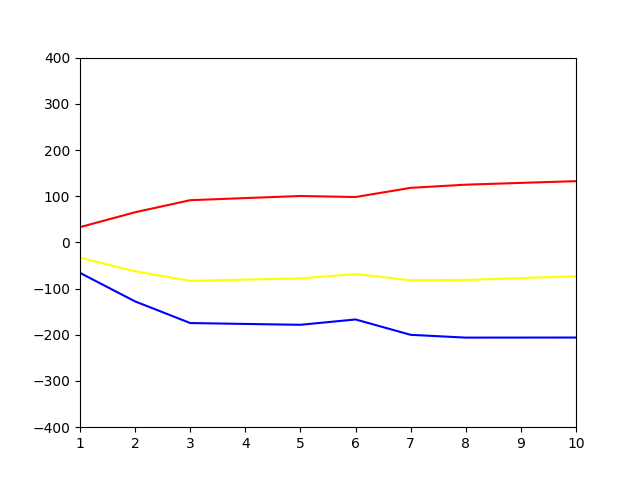

The Python source for this figure:
#jog onlyのシミュレーション
import math
import random
from turtle import color
import pandas as pd
import matplotlib.pyplot as plt
road=1.1
wether=1
day_length=10
au=[1.5,1.5,1.5,1,1,0,1,1,1,1]
x=list(range(1,11))
distance=[20,20,16.68,6,6,6,20,8.61,6,6]
trimp=[]
fig=[]
fit=[]
par=[]
for i in range(day_length):
  trimp.append(round(au[i]*distance[i]*road*wether,3))

fig.append(trimp[0]*2)
fit.append(trimp[0])
par.append(fit[0]-fig[0])
for i in range(1,day_length):
  fig.append(2*trimp[i]+fig[i-1]*math.exp(-1/15))
  fit.append(trimp[i]+fit[i-1]*math.exp(-1/45))
  par.append(fit[i]-fig[i])
for i in range(day_length):  
  fig[i]*=-1  


print(f'最終日:フィットネス={fit[-1]},疲労={fig[-1]},パフォーマンス={par[-1]}')

file_df=pd.DataFrame(zip(au,distance,fit,fig,par),columns=['au','distance','fitness','fatigue','performance'])
figure=plt.figure()
print(file_df)
file_df.to_excel('./sim9_continue.xlsx')
plt.plot(x,fit,color='red')
plt.plot(x,fig,color='blue')
plt.plot(x,par,color='yellow')
plt.xlim(1,day_length)
plt.ylim(-400,400)
plt.show()

figure.savefig("./sim9_continue.png")



